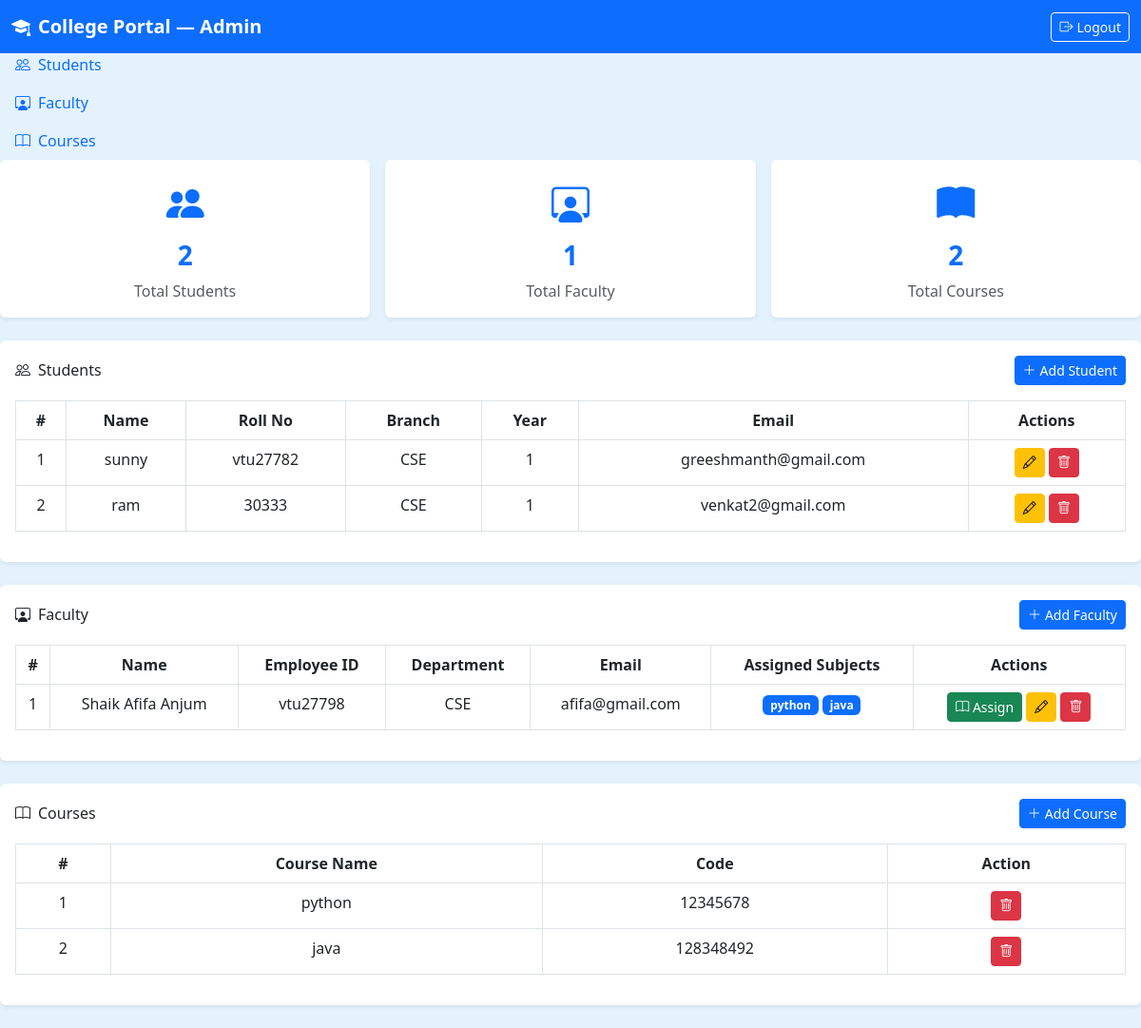
Before: /admin-panel/ (signed in) with the older database file.
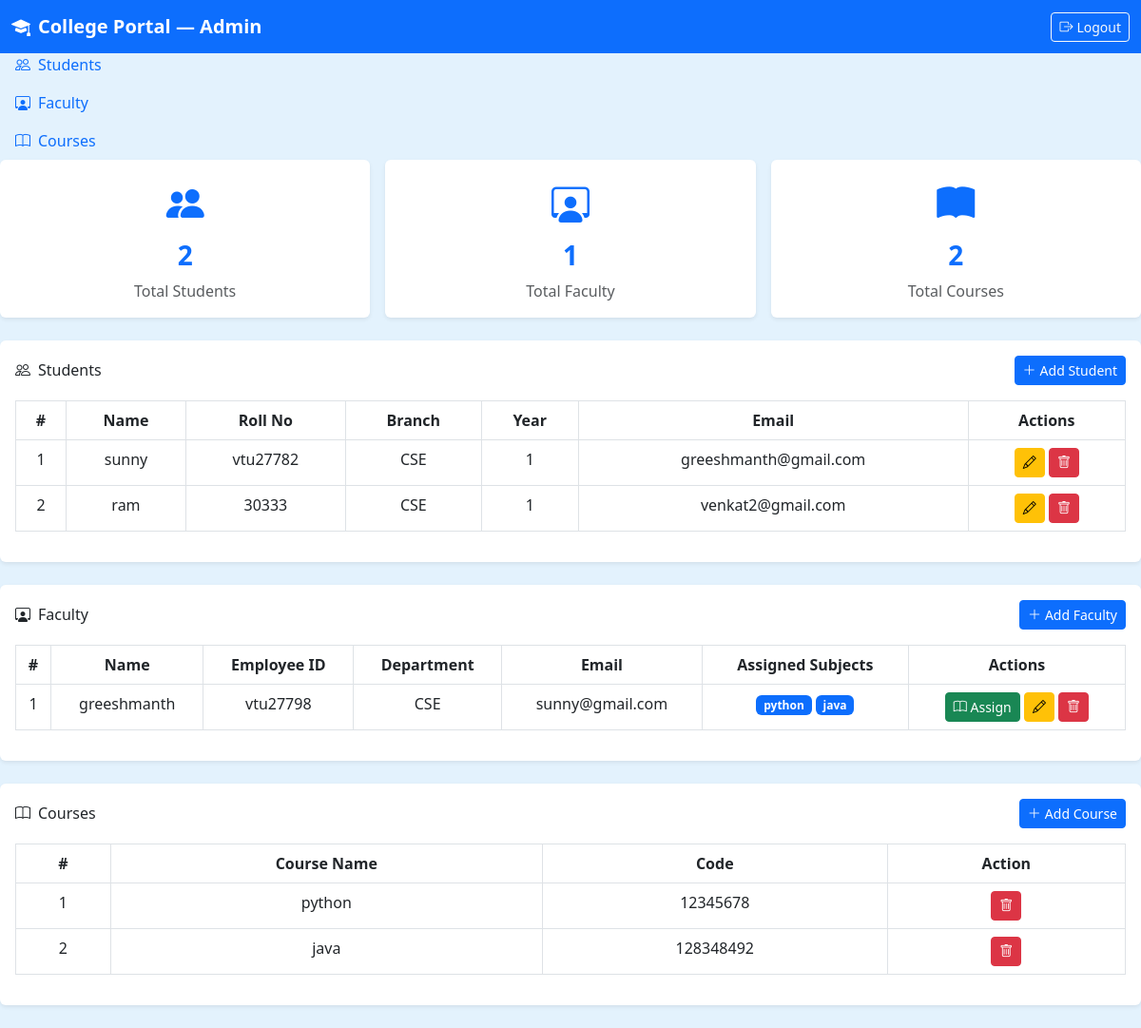
After: the same page with the newer database file.
### portal/models.py (models this page shows, shortened)
class Faculty(models.Model):
    user        = models.OneToOneField(User, on_delete=models.CASCADE)
    name        = models.CharField(max_length=100)
    employee_id = models.CharField(max_length=20, unique=True)
    department  = models.CharField(max_length=20)
    email       = models.EmailField()
    phone       = models.CharField(max_length=10)
    class Meta:
        verbose_name_plural = "Faculty"

### portal/views.py (the view)
# urls.py: path('admin-panel/',                          views.admin_dashboard,  name='admin_dashboard'),
@login_required(login_url='login')
def admin_dashboard(request):
    if not request.user.is_staff:
        return redirect('login')
    return render(request, 'portal/admin_dashboard.html', {
        'students':       Student.objects.all(),
        'faculty_list':   Faculty.objects.all(),
        'courses':        Course.objects.all(),
        'total_students': Student.objects.count(),
        'total_faculty':  Faculty.objects.count(),
        'total_courses':  Course.objects.count(),
    })

### portal/templates/portal/admin_dashboard.html (shortened to what the changed rows need)
{% load static %}
<!doctype html>
<html lang="en">
  <head>
    <link
      href="https://cdn.jsdelivr.net/npm/bootstrap@5.3.0/dist/css/bootstrap.min.css"
      rel="stylesheet"
    />
    <link
      href="https://cdn.jsdelivr.net/npm/bootstrap-icons@1.10.5/font/bootstrap-icons.css"
      rel="stylesheet"
    />
    <link rel="stylesheet" href="{% static 'portal/css/style.css' %}" />
  </head>
  <body>
    <div class="main-content">
      <div id="students" class="card border-0 shadow-sm mb-4">
        <div class="card-body">
          <div class="table-responsive">
            <table class="table table-bordered table-hover text-center">
              <thead>
                <tr>
                  <th>#</th>
                  <th>Name</th>
                  <th>Roll No</th>
                  <th>Branch</th>
                  <th>Year</th>
                  <th>Email</th>
                  <th>Actions</th>
                </tr>
              </thead>
            </table>
          </div>
        </div>
      </div>
      <div id="faculty" class="card border-0 shadow-sm mb-4">
        <div class="card-body">
          <div class="table-responsive">
            <table class="table table-bordered table-hover text-center">
              <thead>
                <tr>
                  <th>#</th>
                  <th>Name</th>
                  <th>Employee ID</th>
                  <th>Department</th>
                  <th>Email</th>
                  <th>Assigned Subjects</th>
                  <th>Actions</th>
                </tr>
              </thead>
              <tbody>
                {% for f in faculty_list %}
                <tr>
                  <td>{{ forloop.counter }}</td>
                  <td>{{ f.name }}</td>
                  <td>{{ f.employee_id }}</td>
                  <td>{{ f.department }}</td>
                  <td>{{ f.email }}</td>
                  <td>
                    {% for s in f.subjects.all %}
                    <span class="badge bg-primary">{{ s.name }}</span>
                    {% empty %}
                    <span class="text-muted small">None</span>
                    {% endfor %}
                  </td>
                  <td>
                    <button
                      class="btn btn-success btn-sm"
                      data-bs-toggle="modal"
                      data-bs-target="#assignSubjectModal"
                      data-faculty-id="{{ f.id }}"
                      data-faculty-name="{{ f.name }}"
                    >
                      <i class="bi bi-book"></i> Assign
                    </button>
                    <a
                      href="{% url 'edit_faculty' f.id %}"
                      class="btn btn-warning btn-sm"
                    >
                      <i class="bi bi-pencil"></i>
                    </a>
                    <a
                      href="{% url 'delete_faculty' f.id %}"
                      class="btn btn-danger btn-sm"
                      onclick="return confirm('Delete this faculty?');"
                    >
                      <i class="bi bi-trash"></i>
                    </a>
                  </td>
                </tr>
                {% empty %}
                <tr>
                  <td colspan="7" class="text-muted">No faculty yet.</td>
                </tr>
                {% endfor %}
              </tbody>
            </table>
          </div>
        </div>
      </div>
      <div id="courses" class="card border-0 shadow-sm mb-4">
        <div class="card-body">
          <div class="table-responsive">
            <table class="table table-bordered table-hover text-center">
              <thead>
                <tr>
                  <th>#</th>
                  <th>Course Name</th>
                  <th>Code</th>
                  <th>Action</th>
                </tr>
              </thead>
            </table>
          </div>
        </div>
      </div>
    </div>
  </body>
</html>

Changed rows visible on the page:
changed Faculty "vtu27798": name "Shaik Afifa Anjum" → "greeshmanth"; email "afifa@gmail.com" → "sunny@gmail.com"
